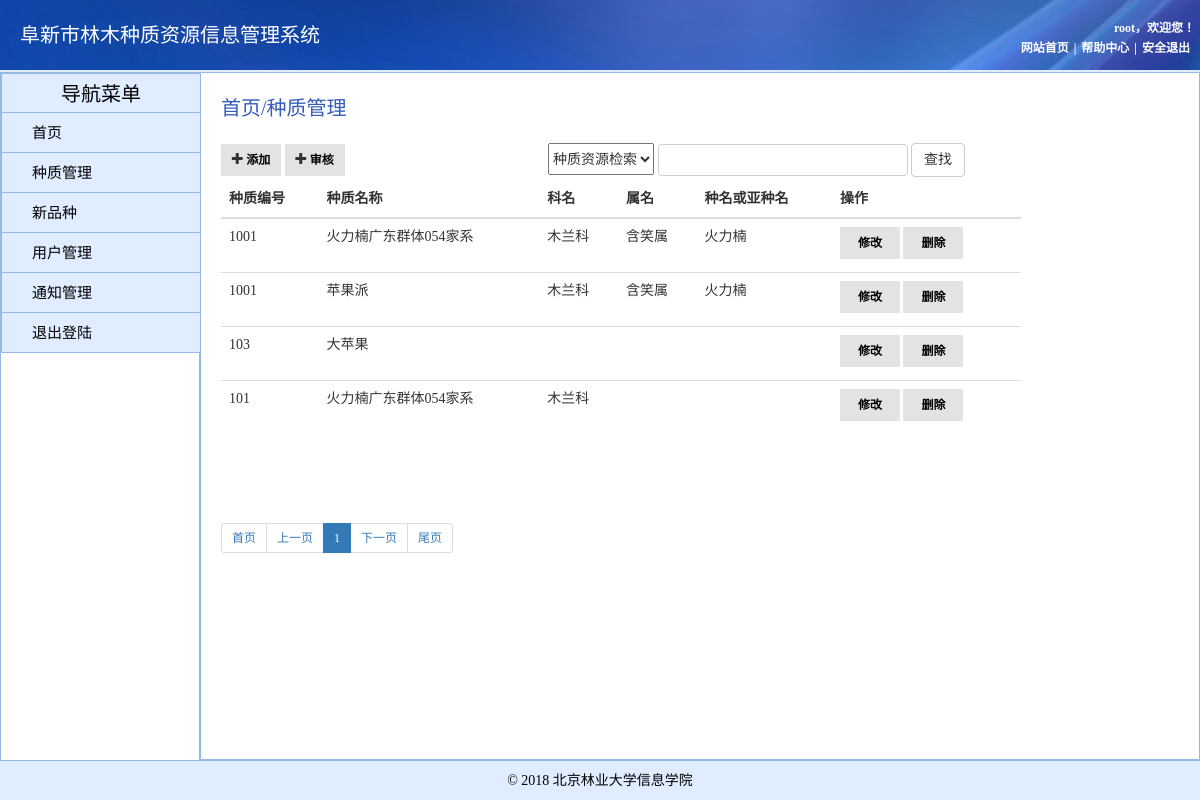
Page /seed/ (signed in) on the committed database.
### management/models.py (models this page shows)
class Seed(models.Model):
    seed_num = models.CharField(max_length=20)
    seed_name = models.CharField(max_length=20)
    ke_name = models.CharField(max_length=20, null=True,blank=True)
    shu_name = models.CharField(max_length=20, null=True,blank=True)
    ya_name = models.CharField(max_length=20, null=True,blank=True)
    seed_image = models.CharField(max_length=60, null=True,blank=True)
    character = models.CharField(max_length=50, null=True,blank=True)
    main_use = models.CharField(max_length=30, null=True,blank=True)
    climate = models.CharField(max_length=30, null=True,blank=True)
    live = models.TextField(null=True,blank=True)
    flower = models.CharField(max_length=40, null=True,blank=True)
    feature = models.TextField(null=True,blank=True)
    seed_use = models.TextField(null=True,blank=True)
    watch_place = models.CharField(max_length=50, null=True,blank=True)
    breed = models.CharField(max_length=30, null=True,blank=True)
    grow_year = models.CharField(max_length=20, null=True,blank=True)
    save_year = models.CharField(max_length=20, null=True,blank=True)
    altitude = models.CharField(max_length=10, null=True,blank=True)
    podu = models.CharField(max_length=20, null=True,blank=True)
    poxiang = models.CharField(max_length=20, null=True,blank=True)
    soil_type = models.CharField(max_length=30, null=True,blank=True)
    gps_x = models.CharField(max_length=30, null=True,blank=True)
    gps_y = models.CharField(max_length=30, null=True,blank=True)
    status = models.IntegerField(null=True,blank=True)
    auditor = models.CharField(max_length=20, null=True,blank=True)

### management/views.py (the view)
# urls.py: path('seed/', views.seed),
def seed(request):
    if request.session.get("is_login"):
        current_page = request.GET.get('p')
        my_count = models.Seed.objects.all().count()
        page_obj = Pagination(my_count, current_page, "/user")
        data_list = models.Seed.objects.all()[page_obj.start():page_obj.end()]
        return render(request, 'seed.html', {'data': data_list, 'page_obj': page_obj,"username": request.session.get("username")})
    else:
        return render(request, "login.html")

### management/pager.py (called while the page is built, shortened)
    def start(self):
        return (self.current_page - 1) * self.per_page_item_num

    def end(self):
        return self.current_page * self.per_page_item_num

    @property
    def num_pages(self):
        a, b = divmod(self.total_count, self.per_page_item_num)
        if b == 0:
            return a
        return a + 1

    def pager_num_range(self):
        if self.num_pages < self.max_page_num:
            return range(1, self.num_pages + 1)

### templates/seed.html (shortened to what this page needs)
{% extends "home.html" %}
{% block content %}
<div style="height: 500px;width: 800px;margin-top: 20px;margin-left: 20px; ">
        <div style="width: 200px; height: 50px">
            <span style="font-size: 20px;color: #345bb8; display: inline-block ;text-align: center ;line-height: 30px;">首页/种质管理</span>
        </div>
      <div class="block" style="height: 360px;">
      <form method="post" action="/searchseed/">
      <label style="text-align:center;display: inline-block; padding:6px;background-color: #e3e3e3;width: 60px;"><i class="fa fa-plus" aria-hidden="true"></i>&nbsp;<a style="text-decoration: none;color: black;font-size: 12px;" href="/addseed/">添加</a></label>
      <label style="text-align:center;display: inline-block; padding:6px;background-color: #e3e3e3;width: 60px;"><i class="fa fa-plus" aria-hidden="true"></i>&nbsp;<a style="text-decoration: none;color: black;font-size: 12px;" href="/auditer/">审核</a></label>
      <select style="margin-left: 200px; height: 32px" name="search_select">
        <option value="1">种质资源检索</option>
      </select>
          <input type="text" class="need_box" style="margin-left: 0px; height: 32px;" name="seed_select"  />
          <button type="submit" class="btn btn-default">查找</button>
       </form>
        <div id="tablewidget" class="block-body collapse in">
            <table class="table">
              <thead>
                <tr>
                  <th>种质编号</th>
                  <th>种质名称</th>
                  <th>科名</th>
                  <th>属名</th>
                  <th>种名或亚种名</th>
                  <th>操作</th>
                </tr>
              </thead>
              <tbody>
                {% for i in data %}
                <tr name="{{ i.id }}">
                  <td>{{i.seed_num}}</td>
                  <td>{{i.seed_name}}</td>
                  <td>{{i.ke_name}}</td>
                  <td>{{i.shu_name}}</td>
                  <td>{{i.ya_name}}</td>
                  <td>
                      <label style="text-align:center;display: inline-block; padding:6px;background-color: #e3e3e3;width: 60px;"><a style="text-decoration: none;color: black;font-size: 12px;"  href="/seedmodify-{{ i.id }}.html/">修改</a></label>
                      <label style="text-align:center;display: inline-block; padding:6px;background-color: #e3e3e3;width: 60px;"><a style="text-decoration: none;color: black;font-size: 12px;"  href="/del-{{ i.id }}.html/">删除</a></label>
                  </td>
                </tr>
                {% endfor %}
              </tbody>
            </table>
        </div>
    </div>
    <ul class="pagination pagination-sm">
        {{ page_obj.page_str|safe }}
      </ul>
</div>
{% endblock %}

### templates/home.html (shortened to what this page needs)
<!DOCTYPE html>
<html lang="en">
<head>
    <link rel="stylesheet" href="/static/css/bootstrap.css" />
    <link rel="stylesheet" href="/static/font-awesome-4.7.0/css/font-awesome.min.css" />
</head>
<body>
<div class="banner">
    <div class="header-left left">
        <span style="display: inline-block ; line-height: 70px; padding-left: 20px;">阜新市林木种质资源信息管理系统</span>
    </div>
    <div class="header-right right">
        <label style="display: inline-block;position: fixed; top: 20px; right: 5px;">{{ username }}，欢迎您！</label>
        <label style="display: inline-block;position: fixed; top: 40px; right: 5px;"><a href="/seed/">网站首页</a>|<a href="#">帮助中心</a>|<a
                href="/login/">安全退出</a></label>
    </div>
</div>
<div>
    <div class="left_content" >
        <div class="_menu"  style=" text-align: center ;border-top:1px solid #95B8E7 ;font-size: 20px; ">导航菜单</div>
        <div class="_menu" ><a href="/seed/">首页</a></div>
        <div class="_menu" ><a href="/seed/">种质管理</a></div>
        <div class="_menu" ><a href="/addseed/">新品种</a></div>
        <div class="_menu" ><a href="/user/">用户管理</a></div>
        <div class="_menu" ><a href="#">通知管理</a></div>
        <div class="_menu" ><a href="/login/">退出登陆</a></div>
    </div>
    <div class="right_content">
        {% block content %}
        {% endblock %}
    </div>
</div>
<div class="footer">
    &copy; 2018 北京林业大学信息学院
</div>
</body>
</html>

### templates/home.html (style rules this page uses)
body { margin: 0 auto; width: 100%; background-color: #e0ecff; font-family: "微软雅黑"; min-width: 900px; }
.banner { width: 100%; height: 70px; background: url("/static/myimage/bg_header.jpg") bottom repeat-x; color: #fff; position: fixed; top: 0; left: 0; right: 0; }
.left { float: left; }
.right { float: right; }
.header-right a { color: #fff; padding: 0 5px; text-decoration: none; }
.header-right { position: fixed; right: 10px; top: 0px; width: 300px; height: 70px; font-size: 12px; }
.header-left { font-size: 20px; }
.right_content { border: 1px #95B8E7 solid ; position:fixed; top:72px; right:0; left:200px; bottom:40px; overflow-y: auto; overflow-x: hidden; background-color: white; }
.left_content { border: 1px #95B8E7 solid ; position:fixed; top:72px; left:0; bottom: 0; width:200px; background-color:white; float: left; }
.footer { background-color: #e0ecff; height: 40px; width: 100%; position: fixed; bottom: 0px; border-top: 1px #95B8E7 solid; line-height: 40px; text-align: center; color: black; }
._menu { width: 200px; height: 40px; border: 1px #95B8E7 solid ; border-top: 0; line-height: 40px; background-color:#e0ecff ; color: black; }
._menu a { color: black; text-decoration: none; font-size: 15px; padding-left:30px; }
.need_box { border: 1px solid #ccc;border-radius: 4px; width: 250px; height: 34px; margin-left: 20px; }

### rows in the picture
Seed: auditor "root", seed_num "1001", seed_name "火力楠广东群体054家系", ke_name "木兰科", shu_name "含笑属", ya_name "火力楠"
Seed: seed_num "1001", seed_name "苹果派", ke_name "木兰科", shu_name "含笑属", ya_name "火力楠"
Seed: seed_num "103", seed_name "大苹果"
Seed: seed_num "101", seed_name "火力楠广东群体054家系", ke_name "木兰科"

### other values in the picture
{{ page_obj.page_str|safe }} "首页 上一页 1 下一页 尾页"
